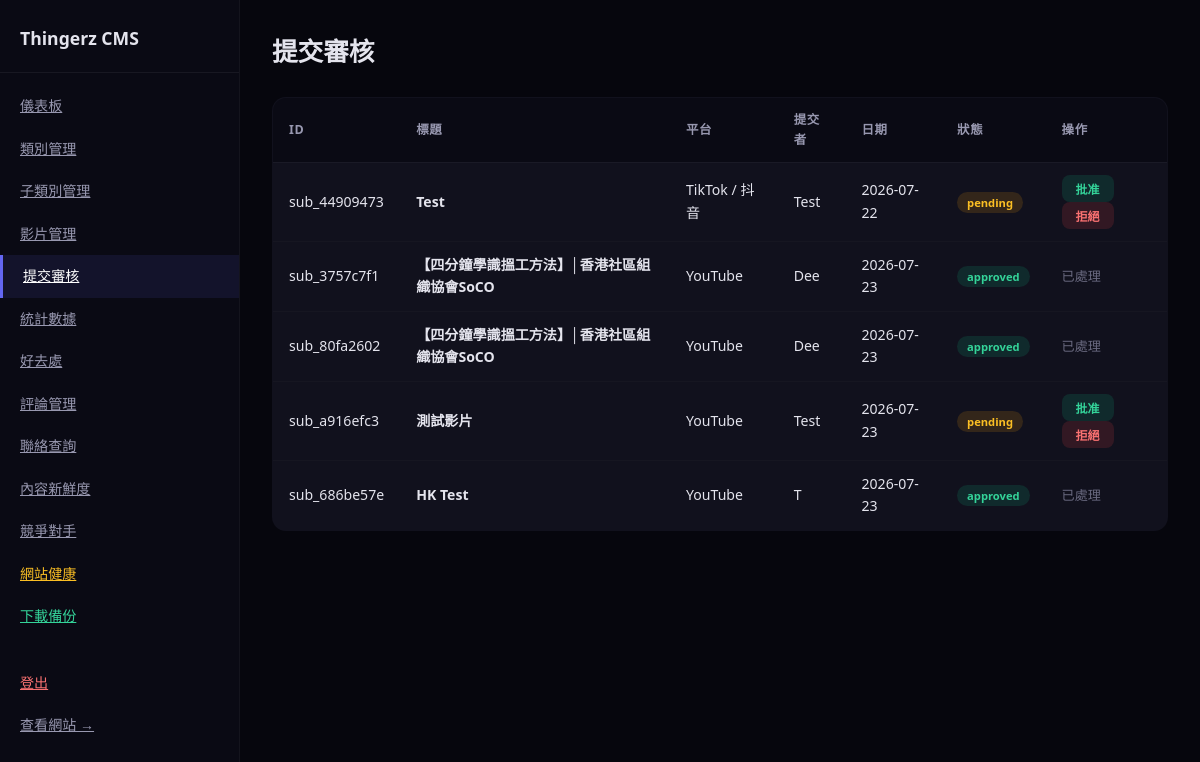
Page /admin/submissions (signed in) on the committed database.
### tables this page shows
CREATE TABLE submissions (
        id TEXT UNIQUE, platform TEXT, platform_url TEXT, title_zh TEXT, title_en TEXT,
        category_id TEXT, subcategory_id TEXT, submitter_name TEXT, submitter_email TEXT,
        description_zh TEXT, direction TEXT, status TEXT, submitted_date TEXT);

### app.py (the view)
@app.route('/admin/submissions')
@admin_required
def admin_submissions():
    return render_template('admin/submissions.html', submissions=read_csv('submissions.csv'), categories=get_categories(), subcategories=read_csv('subcategories.csv'), platform_config=PLATFORM_CONFIG)

### app.py (called while the page is built)
def get_db():
    db = sqlite3.connect(DB_PATH)
    db.row_factory = sqlite3.Row
    db.execute("PRAGMA journal_mode=WAL")
    return db

def read_table(table_name):
    db = get_db()
    rows = [dict(r) for r in db.execute(f"SELECT * FROM {table_name}").fetchall()]
    db.close()
    return rows

def read_csv(filename):
    return read_table(filename.replace('.csv', ''))

def get_categories(track=None, direction=None):
    cats = read_csv('categories.csv')
    if track:
        cats = [c for c in cats if c.get('track', '') == track]
    if direction:
        cats = [c for c in cats if c.get('direction', '') == direction]
    return cats

def admin_required(f):
    @wraps(f)
    def decorated(*args, **kwargs):
        if not session.get('admin_logged_in'):
            return redirect(url_for('admin_login'))
        return f(*args, **kwargs)
    return decorated

@app.context_processor
def inject_globals():
    return {
        'categories': get_categories(),
        'platform_config': PLATFORM_CONFIG,
        'directions': DIRECTIONS,
        'now': datetime.now()
    }

@app.after_request
def add_utf8_header(response):
    ct = response.headers.get('Content-Type', '')
    if ct and 'text/html' in ct:
        response.headers['Content-Type'] = 'text/html; charset=utf-8'
    return response

### templates/admin/submissions.html
{% extends "admin/layout.html" %}
{% block admin_content %}
<h1>提交審核</h1>
<table>
    <thead><tr><th>ID</th><th>標題</th><th>平台</th><th>提交者</th><th>日期</th><th>狀態</th><th>操作</th></tr></thead>
    <tbody>
    {% for s in submissions %}
    <tr>
        <td>{{ s['id'] }}</td>
        <td><strong>{{ s['title_zh'] }}</strong></td>
        <td>{{ platform_config.get(s.get('platform','youtube'),{}).get('name',s.get('platform','')) }}</td>
        <td>{{ s.get('submitter_name','') }}</td>
        <td>{{ s.get('submitted_date','') }}</td>
        <td><span class="badge badge-{{ s.get('status','pending') }}">{{ s.get('status','pending') }}</span></td>
        <td>
            {% if s.get('status') == 'pending' %}
            <form method="POST" action="{{ url_for('admin_approve_submission', submission_id=s['id']) }}" style="display:inline"><button class="btn btn-success btn-sm">批准</button></form>
            <form method="POST" action="{{ url_for('admin_reject_submission', submission_id=s['id']) }}" style="display:inline"><button class="btn btn-danger btn-sm">拒絕</button></form>
            {% else %}
            <span class="text-muted">已處理</span>
            {% endif %}
        </td>
    </tr>
    {% endfor %}
    </tbody>
</table>
{% endblock %}

### templates/admin/layout.html (style rules this page uses)
*,*::before,*::after { box-sizing:border-box;margin:0;padding:0 }
body { font-family:'Segoe UI','Microsoft JhengHei',sans-serif;background:#06060d;color:#e4e4ed;line-height:1.6 }
.main h1 { font-size:1.6rem;font-weight:800;margin-bottom:24px }
table { width:100%;border-collapse:collapse;background:#11111d;border-radius:14px;overflow:hidden;border:1px solid rgba(255,255,255,.04) }
th { text-align:left;padding:12px 16px;font-size:.78rem;color:#9898b0;text-transform:uppercase;letter-spacing:.05em;background:#0a0a14;border-bottom:1px solid rgba(255,255,255,.04) }
td { padding:12px 16px;font-size:.88rem;border-bottom:1px solid rgba(255,255,255,.02) }
.btn { padding:8px 18px;border-radius:8px;font-size:.82rem;font-weight:600;border:none;cursor:pointer;transition:all .2s;display:inline-flex;align-items:center;gap:6px }
.btn-danger { background:rgba(239,68,68,.15);color:#f87171 }
.btn-success { background:rgba(16,185,129,.15);color:#34d399 }
.btn-sm { padding:5px 14px;font-size:.75rem }
.badge { padding:3px 10px;border-radius:20px;font-size:.7rem;font-weight:600 }
.badge-pending { background:rgba(245,158,11,.15);color:#fbbf24 }
.badge-approved { background:rgba(16,185,129,.15);color:#34d399 }
.text-muted { color:#6a6a80;font-size:.82rem }

### rows in the picture
submissions: id "sub_44909473", title_zh "Test", get "TikTok / 抖音", get "Test", get "2026-07-22", get "pending"
submissions: id "sub_3757c7f1", title_zh "【四分鐘學識搵工方法】│香港社區組織協會SoCO", get "YouTube", get "Dee", get "2026-07-23", get "approved", shows "已處理"
submissions: id "sub_80fa2602", title_zh "【四分鐘學識搵工方法】│香港社區組織協會SoCO", get "YouTube", get "Dee", get "2026-07-23", get "approved", shows "已處理"
submissions: id "sub_a916efc3", title_zh "測試影片", get "YouTube", get "Test", get "2026-07-23", get "pending"
submissions: id "sub_686be57e", title_zh "HK Test", get "YouTube", get "T", get "2026-07-23", get "approved", shows "已處理"
